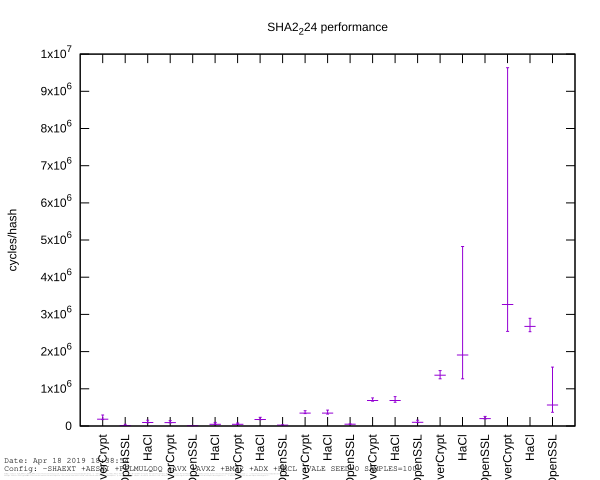

Reproduce this figure in gnuplot.
set terminal svg
set title "SHA2_224 performance"
set label "Date: ".strftime("%b %d %Y %H:%M:%S", time(0)) at character .5, 1.1 font "Courier,8"
set label "Config: -SHAEXT +AESNI +PCLMULQDQ +AVX +AVX2 +BMI2 +ADX +HACL +VALE SEED=0 SAMPLES=100" at character .5, .65 font "Courier,8"
set label "EverCrypt: /usr/bin/cc -Devercrypt\\_EXPORTS -I/mnt/e/everest/latest/hacl-star/dist/compact-c89 -I/mnt/e/everest/latest/kremlin/include -I/mnt/e/everest/latest/kremlin/kremlib/dist/generic  -g -fPIC   -Wno-parentheses -std=gnu11 -march=native -mtune=native -fPIC -fstack-check -o CMakeFiles/evercrypt.dir/mnt/e/everest/latest/hacl-star/dist/compact-c89/EverCrypt\\_Error.c.o   -c /mnt/e/everest/latest/hacl-star/dist/compact-c89/EverCrypt\\_Error.c" at character .5, .25 font "Courier,1"
set label "KreMLib: /usr/bin/cc -D\\_BSD\\_SOURCE -D\\_DEFAULT\\_SOURCE -I/mnt/e/everest/latest/kremlin/include -I/mnt/e/everest/latest/kremlin/kremlib/dist/generic  -g   -std=c11 -fwrapv -Wall -Wextra -Werror -Wno-unused-variable -Wno-unused-but-set-variable -Wno-unknown-warning-option -Wno-infinite-recursion -Wno-unused-parameter -fPIC -o CMakeFiles/kremlib.dir/mnt/e/everest/latest/kremlin/kremlib/dist/generic/prims.c.o   -c /mnt/e/everest/latest/kremlin/kremlib/dist/generic/prims.c" at character .5, .35 font "Courier,1"
set datafile separator "," 
set datafile commentschars "//" 
set xtics rotate 
set boxwidth 0.5 
set style fill solid
set bmargin 3
set key off
set ylabel "cycles/hash"
set output 'bench_hash_SHA2_224_candlesticks.svg'
set xrange[0:21+1]
plot 'bench_hash_SHA2_224.csv' using 0:5:6:7:5:xticlabels(1) with candlesticks whiskerbars .25
